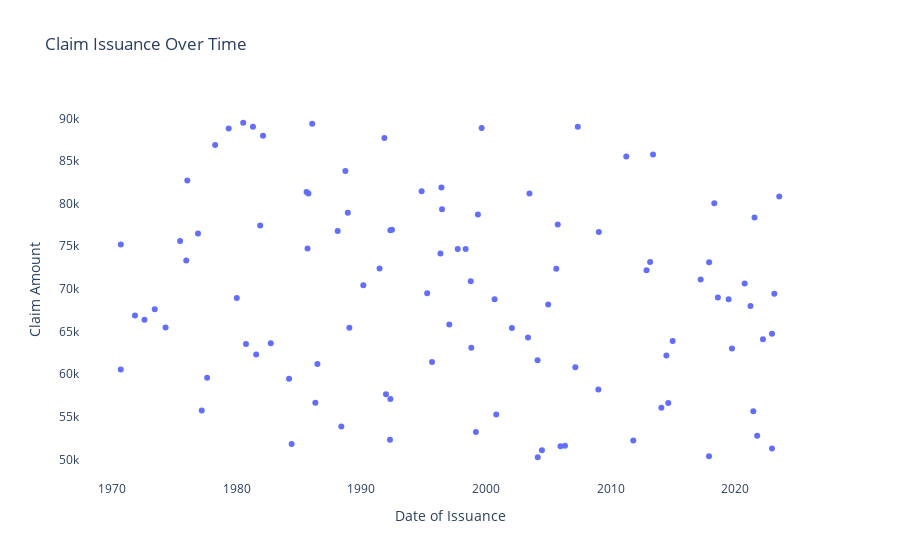

Notebook source saved alongside this figure:
### Markdown cell above
## 2.Are there any trends in claim issuance over time?

### Code cell
# Creating an interactive scatter plot
fig = px.scatter(claim, x='issued_date', y='issued_amount', title='Claim Issuance Over Time')

# Customizing layout
fig.update_layout(
    xaxis_title='Date of Issuance',
    yaxis_title='Claim Amount',
    plot_bgcolor='rgba(0,0,0,0)'
)

# Show the plot
fig.show()
